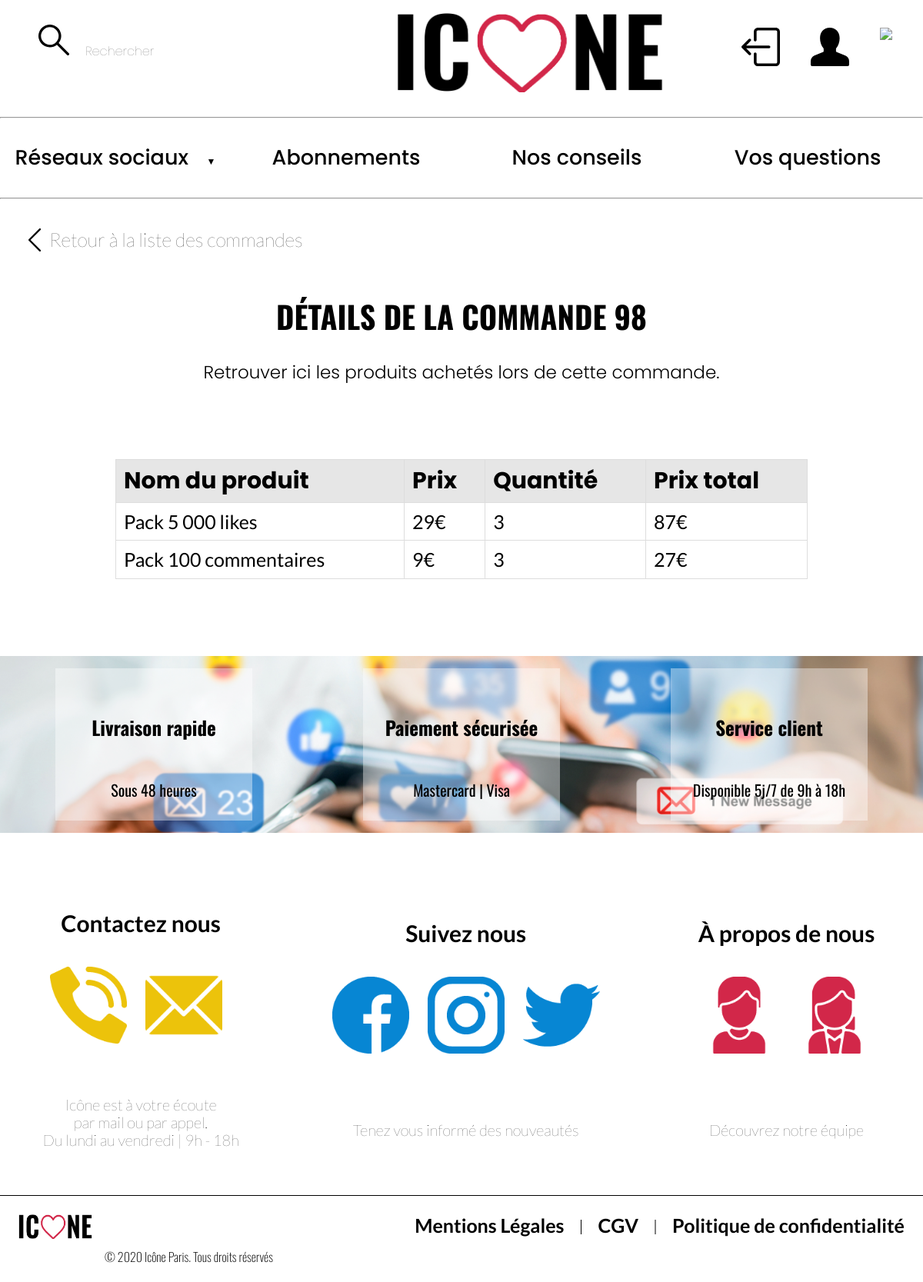
The page /index.php?p=order&action=view&orderId=98 (signed in) on the database its author committed.
### tables this page shows
CREATE TABLE `order_details` (
  `id` int(11) NOT NULL,
  `order_id` int(11) NOT NULL,
  `name` varchar(255) NOT NULL,
  `price` int(11) NOT NULL,
  `quantity` int(11) NOT NULL
);

### models/Order.php (called while the page is built, shortened)
<?php
function getDetailsOrder($orderId){
    $db = dbConnect();
    $query = $db->query('SELECT * FROM order_details WHERE order_id = ' . $orderId);
    $detailsOrder = $query->fetchAll();
    return $detailsOrder;
}

### views/orderDetailsUser.php (the view, shortened to what this page needs)
<!DOCTYPE html>
<html lang="fr">
<head>
    <link rel="stylesheet" href="assets/css/order.css">
    <?php require 'partials/head_assets.php'; ?>
</head>
<body>
<header>
    <?php require 'partials/header.php'; ?>
    <hr>
</header>
<main>
    <div class="return">
        <img src="assets/flavicon/back.svg">
        <a href="index.php?p=order&action=list">Retour à la liste des commandes</a>
    </div>
    <h1 class="title">DÉTAILS DE LA COMMANDE <?= $_GET['orderId'] ?> </h1>
    <h3 class="subtitle">Retrouver ici les produits achetés lors de cette commande.</h3>
    <div class="container_table">
        <table class="table table-striped">
            <thead>
            <tr>
                <th>Nom du produit</th>
                <th>Prix</th>
                <th>Quantité</th>
                <th>Prix total</th>
            </tr>
            </thead>
            <tbody>
            <?php foreach($detailsOrder as $detailOrder):?>
                <tr>
                    <td><?= htmlentities($detailOrder['name'])?></td>
                    <td><?= htmlentities($detailOrder['price'])?>€</td>
                    <td><?= htmlentities($detailOrder['quantity'])?></td>
                    <td><?= htmlentities($detailOrder['price']) * htmlentities($detailOrder['quantity'])?>€</td>
                </tr>
            <?php endforeach; ?>
            </tbody>
        </table>
    </div>
</main>
<footer>
    <?php require 'partials/footer.php'; ?>
</footer>
</body>

### assets/css/order.css (style rules this page uses)
.title { text-align: center; font-family: Oswald; font-size: 40px; padding: 0 40px 10px 40px; }
.subtitle { font-family: Poppins; font-size: 23px; font-weight: 300; text-align: center; }
.return { padding: 30px; }
.return img { width: 30px; }
.return a { vertical-align: top; font-size: 25px; color: black; font-family: Lato; font-weight: 200; text-decoration: none; }
.container_table { margin: 100px 150px; }
table { width: 100%; border-collapse: collapse; }
td, th { text-align: left; border: 1px solid #ddd; padding: 10px; }
th { font-family: Poppins; font-weight: bold; font-size: 30px; background-color: #e6e6e6; }
td { font-family: Lato; font-size: 25px; }
a { text-decoration: none; color: white; font-family: Poppins; font-size: 30px; }

### rows shown on the page
order_details: name "Pack 5 000 likes", price "29", quantity "3", price+quantity "87"
order_details: name "Pack 100 commentaires", price "9", quantity "3", price+quantity "27"

### other values the page prints
$_GET['orderId'] "98"
